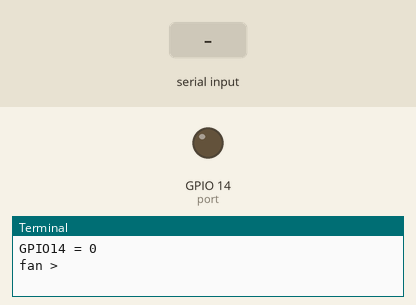
Recording of a program running on a simulated Raspberry Pi (BCM pin numbers). Shown: output pins drawn as LEDs (lit = HIGH), the last lines printed to the terminal. The inputs (shaded band) are chosen by the test bench.

Above: at 1.2 s.
1.3 s: "5" typed at the terminal, then Enter
At 2.1 s:
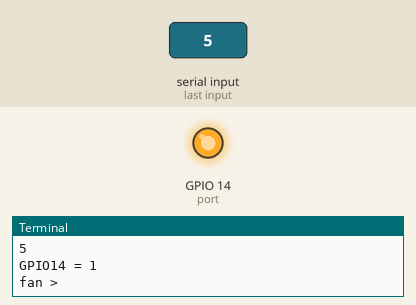
2.8 s: "0" typed at the terminal, then Enter
At 3.2 s:
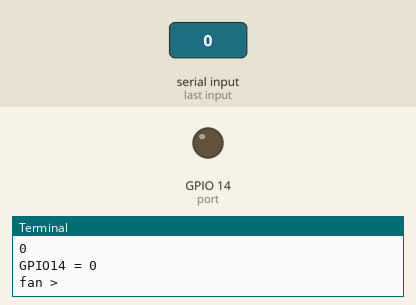
4.3 s: "90" typed at the terminal, then Enter
At 5.5 s:
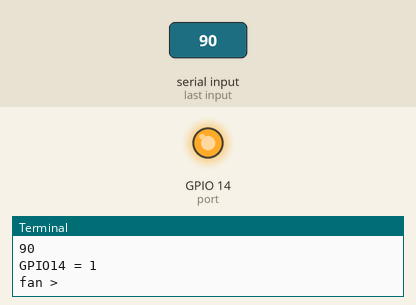
Timing chart, 0 to 7.3 s (numbered marks = the images above; inputs shaded):
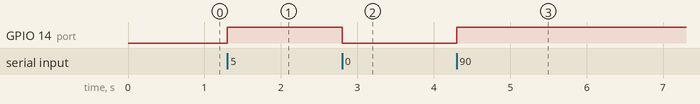

The program:

ex01_gpio.py
```python
#!/usr/bin/env python3

###############################################################################
# Example 1 FAN ON/OFF
#
#                        Copyright (c) 2021 Wataru KUNINO https://bokunimo.net/
###############################################################################

# キーボードから1⏎を入力するとFANが回転、0⏎を入力すると停止します。
# 終了するには[Ctrl]キーを押しながら[C]を押してください。

port = 14                                       # GPIO ポート番号=14 (8番ピン)

from RPi import GPIO                            # GPIOクラスメソッドの取得
GPIO.setmode(GPIO.BCM)                          # ポート番号の指定方法の設定
GPIO.setup(port, GPIO.OUT)                      # ポートportのGPIOを出力に設定

val = 0                                         # GPIO 制御値 0 または 1
try:                                            # キー割り込みの監視を開始
    while True:                                 # 繰り返し処理
        print('GPIO'+str(port),'=',str(val))    # ポート番号と変数valの値を表示
        GPIO.output(port, val)                  # 変数valの値をGPIO出力
        print('fan',end=' > ');                 # キーボード入力待ち表示
        val_s =input()                          # キーボードから入力
        val = 0                                 # 制御値を0(Lowレベル)に
        if len(val_s) > 0 and val_s.isdigit():  # 入力が数字のとき
            val = int(bool(int(val_s)))         # 真偽値の整数値をvalに代入

except (KeyboardInterrupt,EOFError):            # キー割り込み発生時
    print('\nKeyboardInterrupt')                # キーボード割り込み表示
    GPIO.cleanup(port)                          # GPIOを未使用状態に戻す
    exit()                                      # 終了

'''
pi@raspberrypi:~ $ git clone https://bokunimo.net/git/raspifan ⏎
　～～～～～～～～～～～～～～～～～～(省略)～～～～～～～～～～～～～～～～～
pi@raspberrypi:~ $ cd raspifan ⏎
pi@raspberrypi:~/raspifan $ ./ex01_gpio.py ⏎
GPIO14 = 0
fan > 1 ⏎
GPIO14 = 1
fan > 0 ⏎
GPIO14 = 0
fan > ^C
KeyboardInterrupt
pi@raspberrypi:~/raspifan $
'''
```

Measured:
- after the input at 1.3 s, GPIO 14 (port): LOW → HIGH at once
- after the input at 2.8 s, GPIO 14 (port): HIGH → LOW at once
- after the input at 4.3 s, GPIO 14 (port): LOW → HIGH at once
